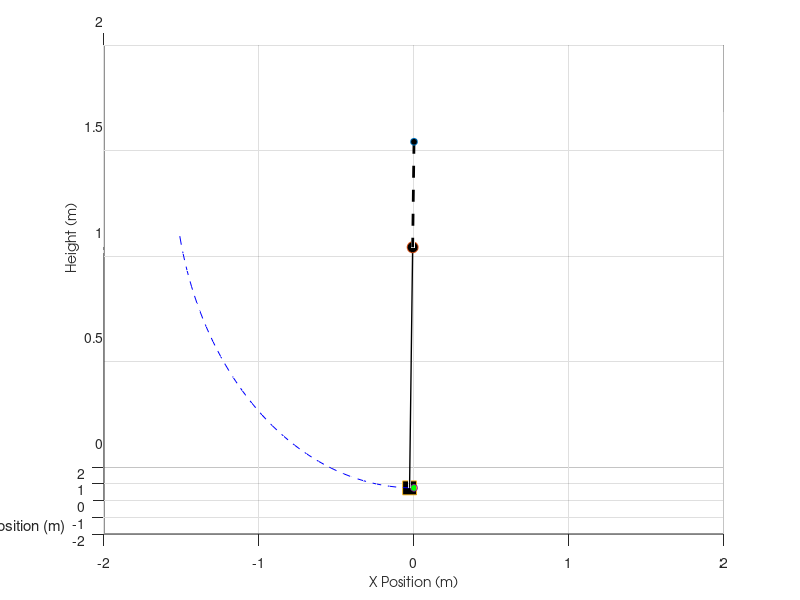

The MATLAB source for this figure:

close all;

%% Positions

thD=[131:179]';
aD=[145:((180-145)/(length(thD)-1)):180]';

lgD=1.14;   %length of club
rD=0.5;
dthD=20.2;

xD= -rD*sind(thD) + lgD*sind(thD+aD);
yD= rD*cosd(thD) - lgD*cosd(thD+aD);

c=zeros(1,length(yD));
% [x, y] positions
pos0 =[zeros(length(thD),1),c', zeros(length(thD),1)+1.7];
pos1 =[-rD*sind(thD),c', rD*cosd(thD)+1.7]; 
pos2 =[xD,c' , yD+1.7];

%% Create Figure Handles
figure('Color',[1 1 1]);
axis([-2 2 -2 2 0 2])
grid on
hold on;

% The Links
h1 = line('Color', 'k','LineStyle','--', 'LineWidth', 2);
h2 = line('Color', 'k', 'LineWidth', 1);

% Mass plots
p0= plot3(pos0(1,1),pos0(1,2),pos0(1,3),'o','MarkerFaceColor','black','MarkerSize',5);
p1= plot3(pos1(1,1),pos1(1,2),pos1(1,3),'o','MarkerFaceColor','black','MarkerSize',8);
p2= plot3(pos2(1,1),pos2(1,2),pos2(1,3),'s','MarkerFaceColor','black','MarkerSize',10);
ball=plot3(0,0,pos2(end,3),'o','MarkerFaceColor','g','MarkerSize',5);
Club_Speed=plot3(pos2(:,1),pos2(:,2), pos2(:,3),'--','Color','b','MarkerFaceColor','black','MarkerSize',2);
view(0,9)

% general plot setup;
xlabel({'X Position (m)'},'FontSize',10,'FontName','AvantGarde');
zlabel({'Height (m)'},'FontSize',10,'FontName','AvantGarde');
ylabel('Position (m)')


% title({'Two Link Club Downswing'},'FontWeight','bold','FontSize',14,...
%     'FontName','AvantGarde');

%% Update the rod and masses in the plot in a loop
for i = 1:length(thD)
    % Rod
    
    set(h1, 'XData', [pos0(i,1), pos1(i,1)]);
    set(h1, 'YData', [pos0(i,2), pos1(i,2)]);
    set(h1, 'ZData', [pos0(i,3), pos1(i,3)]);
    
    set(h2, 'XData', [pos1(i,1), pos2(i,1)]);
    set(h2, 'YData', [pos1(i,2), pos2(i,2)]);
    set(h2, 'ZData', [pos1(i,3), pos2(i,3)]);


    % Mass Positions
    set(p0, 'XData', pos0(i,1));
    set(p0, 'YData', pos0(i,2));
    set(p0, 'ZData', pos0(i,3));
    
    set(p1, 'XData', pos1(i,1));
    set(p1, 'YData', pos1(i,2));
    set(p1, 'ZData', pos1(i,3));
    
    set(p2, 'XData', pos2(i,1));
    set(p2, 'YData', pos2(i,2));
    set(p2, 'ZData', pos2(i,3));
    
    pause(0.01);  
    drawnow 
   
    xlim('manual')
    ylim('manual')
end

